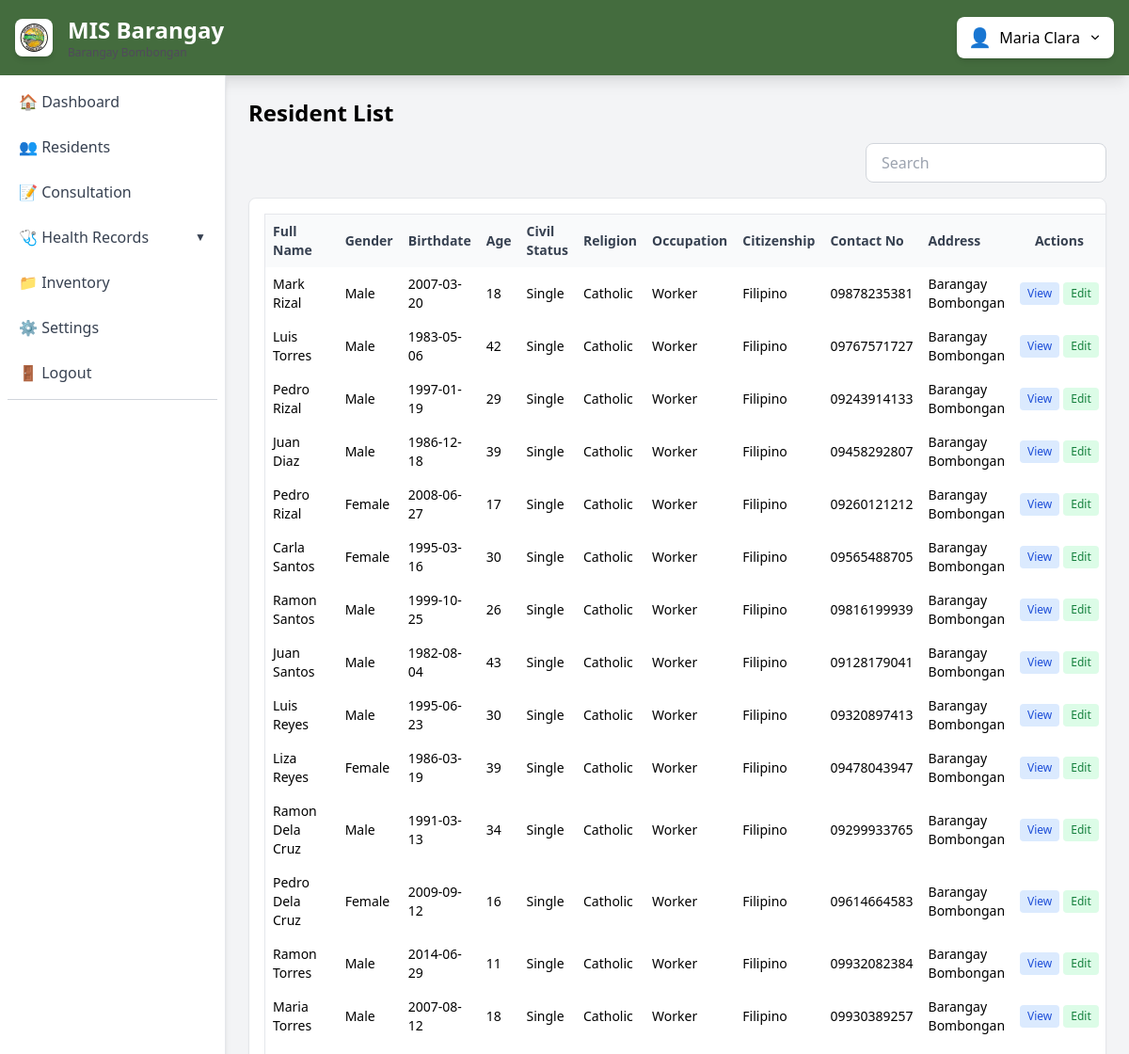
Screenshot of /hcnurse/resident/index.php (signed in) with the database file from the repository.
### tables this page shows
CREATE TABLE `residents` (
  `id` int unsigned NOT NULL AUTO_INCREMENT,
  `household_id` int unsigned DEFAULT NULL,
  `first_name` varchar(100) NOT NULL,
  `middle_name` varchar(100) DEFAULT NULL,
  `last_name` varchar(100) NOT NULL,
  `suffix` varchar(10) DEFAULT NULL,
  `gender` enum('Male','Female') NOT NULL,
  `birthdate` date NOT NULL,
  `birthplace` varchar(255) DEFAULT NULL,
  `civil_status` enum('Single','Married','Widowed','Separated') DEFAULT 'Single',
  `religion` varchar(100) DEFAULT NULL,
  `occupation` varchar(150) DEFAULT NULL,
  `citizenship` varchar(100) DEFAULT 'Filipino',
  `contact_no` varchar(20) DEFAULT NULL,
  `address` varchar(100) DEFAULT NULL,
  `voter_status` enum('Yes','No') DEFAULT 'No',
  `disability_status` enum('Yes','No') DEFAULT 'No',
  `remarks` text,
  `created_at` timestamp NULL DEFAULT CURRENT_TIMESTAMP,
  `updated_at` timestamp NULL DEFAULT CURRENT_TIMESTAMP ON UPDATE CURRENT_TIMESTAMP,
  `deleted_at` timestamp NULL DEFAULT NULL,
  PRIMARY KEY (`id`),
  KEY `fk_resident_household` (`household_id`),
  KEY `idx_deleted_at` (`deleted_at`),
  CONSTRAINT `fk_resident_household` FOREIGN KEY (`household_id`) REFERENCES `households` (`id`) ON DELETE SET NULL ON UPDATE CASCADE
);

### public/hcnurse/resident/index.php (the view, shortened to what this page needs)
<?php
require_once __DIR__ . '/../../../includes/app.php';
$stmt = $conn->prepare("SELECT * FROM residents WHERE deleted_at IS NULL ORDER BY id DESC");
if ($stmt === false) {
  error_log('Residents query error: ' . $conn->error);
  $result = false;
} else {
  $stmt->execute();
  $result = $stmt->get_result();
}
?>
<!DOCTYPE html>
<html lang="en">
<head>
</head>
<body class="bg-gray-100 h-screen overflow-hidden" style="display:none;">
  <?php include_once '../layout/navbar.php'; ?>
  <div class="flex h-full bg-gray-100">
    <?php include_once '../layout/sidebar.php'; ?>
    <main class="flex-1 p-6 pb-24 w-screen h-screen overflow-y-auto">
      <h2 class="text-2xl font-semibold mb-4">Resident List</h2>
      <div class="flex items-center justify-end mb-4">
        <input id="residentSearchInput" type="text" placeholder="Search"
          class="border border-gray-300 rounded-lg px-4 py-2 w-64 focus:outline-none focus:ring-2 focus:ring-theme-primary">
      </div>
      <div class="bg-white rounded-lg shadow-sm border border-gray-200 overflow-hidden p-4">
        <table id="residentsTable" class="display w-full text-sm border border-gray-200 rounded-lg">
          <thead class="bg-gray-50 text-gray-700">
            <tr>
              <th class="p-2 text-left">Full Name</th>
              <th class="p-2 text-left">Gender</th>
              <th class="p-2 text-left">Birthdate</th>
              <th class="p-2 text-left">Age</th>
              <th class="p-2 text-left">Civil Status</th>
              <th class="p-2 text-left">Religion</th>
              <th class="p-2 text-left">Occupation</th>
              <th class="p-2 text-left">Citizenship</th>
              <th class="p-2 text-left">Contact No</th>
              <th class="p-2 text-left">Address</th>
              <th class="p-2 text-center">Actions</th>
            </tr>
          </thead>
          <tbody>
            <?php if ($result !== false): ?>
              <?php while ($row = $result->fetch_assoc()): ?>
                <tr>
                  <td class="p-2">
                    <?= htmlspecialchars($row['first_name'] . ' ' . $row['middle_name'] . ' ' . $row['last_name'] . ' ' . $row['suffix']); ?>
                  </td>
                  <td class="p-2"><?= htmlspecialchars($row['gender']); ?></td>
                  <td class="p-2"><?= htmlspecialchars($row['birthdate']); ?></td>
                  <td class="p-2"><?= htmlspecialchars(AutoComputeAge($row['birthdate'])); ?></td>
                  <td class="p-2"><?= htmlspecialchars($row['civil_status']); ?></td>
                  <td class="p-2"><?= $row['religion']; ?></td>
                  <td class="p-2"><?= htmlspecialchars($row['occupation']); ?></td>
                  <td class="p-2"><?= htmlspecialchars($row['citizenship']); ?></td>
                  <td class="p-2"><?= htmlspecialchars($row['contact_no']); ?></td>
                  <td class="p-2"><?= htmlspecialchars($row['address']); ?></td>
                  <td class="p-2 text-center">
                    <div class="flex justify-center gap-1">
                      <button type="button" class="view-resident-btn px-2 py-1 text-xs rounded bg-blue-100 text-blue-700 hover:bg-blue-200" data-id="<?= $row['id']; ?>">
                        View
                      </button>
                      <button type="button" class="edit-resident-btn px-2 py-1 text-xs rounded bg-green-100 text-green-700 hover:bg-green-200" data-id="<?= $row['id']; ?>">
                        Edit
                      </button>
                    </div>
                  </td>
                </tr>
              <?php endwhile; ?>
            <?php else: ?>
              <tr>
                <td colspan="11" class="p-4 text-center text-gray-500">Error loading residents. Please try again later.</td>
              </tr>
            <?php endif; ?>
          </tbody>
        </table>
      </div>
    </main>
  </div>
</body>
</html>

### public/assets/css/style.css (style rules this page uses)
.flex { display: flex; }
.h-full { height: 100%; }
.h-screen { height: 100vh; }
.w-full { width: 100%; }
.w-screen { width: 100vw; }
.flex-1 { flex: 1; }
.items-center { align-items: center; }
.justify-center { justify-content: center; }
.justify-end { justify-content: flex-end; }
.overflow-hidden { overflow: hidden; }
.overflow-y-auto { overflow-y: auto; }
.border { border-style: var(--tw-border-style); border-width: 1px; }
.text-center { text-align: center; }
.text-left { text-align: left; }
input[type="text"], input[type="email"], input[type="password"], input[type="search"], input[type="tel"], input[type="url"], textarea, select { autocomplete: off; }
input[type="text"], input[type="email"], input[type="password"], input[type="search"], input[type="tel"], input[type="url"], textarea, select { -webkit-autocomplete: off !important; -moz-autocomplete: off !important; -ms-autocomplete: off !important; autocomplete: off !important; -webkit-appearance: none; -webkit-user-select: text; }

### rows the page displays
residents: first_name+middle_name+last_name "Mark Rizal", gender "Male", birthdate "2007-03-20", birthdate "18", civil_status "Single", religion "Catholic", occupation "Worker", citizenship "Filipino", contact_no "09878235381", address "Barangay Bombongan"
residents: first_name+middle_name+last_name "Luis Torres", gender "Male", birthdate "1983-05-06", birthdate "42", civil_status "Single", religion "Catholic", occupation "Worker", citizenship "Filipino", contact_no "09767571727", address "Barangay Bombongan"
residents: first_name+middle_name+last_name "Pedro Rizal", gender "Male", birthdate "1997-01-19", birthdate "29", civil_status "Single", religion "Catholic", occupation "Worker", citizenship "Filipino", contact_no "09243914133", address "Barangay Bombongan"
residents: first_name+middle_name+last_name "Juan Diaz", gender "Male", birthdate "1986-12-18", birthdate "39", civil_status "Single", religion "Catholic", occupation "Worker", citizenship "Filipino", contact_no "09458292807", address "Barangay Bombongan"
residents: first_name+middle_name+last_name "Pedro Rizal", gender "Female", birthdate "2008-06-27", birthdate "17", civil_status "Single", religion "Catholic", occupation "Worker", citizenship "Filipino", contact_no "09260121212", address "Barangay Bombongan"
residents: first_name+middle_name+last_name "Carla Santos", gender "Female", birthdate "1995-03-16", birthdate "30", civil_status "Single", religion "Catholic", occupation "Worker", citizenship "Filipino", contact_no "09565488705", address "Barangay Bombongan"
residents: first_name+middle_name+last_name "Ramon Santos", gender "Male", birthdate "1999-10-25", birthdate "26", civil_status "Single", religion "Catholic", occupation "Worker", citizenship "Filipino", contact_no "09816199939", address "Barangay Bombongan"
residents: first_name+middle_name+last_name "Juan Santos", gender "Male", birthdate "1982-08-04", birthdate "43", civil_status "Single", religion "Catholic", occupation "Worker", citizenship "Filipino", contact_no "09128179041", address "Barangay Bombongan"
residents: first_name+middle_name+last_name "Luis Reyes", gender "Male", birthdate "1995-06-23", birthdate "30", civil_status "Single", religion "Catholic", occupation "Worker", citizenship "Filipino", contact_no "09320897413", address "Barangay Bombongan"
residents: first_name+middle_name+last_name "Liza Reyes", gender "Female", birthdate "1986-03-19", birthdate "39", civil_status "Single", religion "Catholic", occupation "Worker", citizenship "Filipino", contact_no "09478043947", address "Barangay Bombongan"
residents: first_name+middle_name+last_name "Ramon Dela Cruz", gender "Male", birthdate "1991-03-13", birthdate "34", civil_status "Single", religion "Catholic", occupation "Worker", citizenship "Filipino", contact_no "09299933765", address "Barangay Bombongan"
residents: first_name+middle_name+last_name "Pedro Dela Cruz", gender "Female", birthdate "2009-09-12", birthdate "16", civil_status "Single", religion "Catholic", occupation "Worker", citizenship "Filipino", contact_no "09614664583", address "Barangay Bombongan"
residents: first_name+middle_name+last_name "Ramon Torres", gender "Male", birthdate "2014-06-29", birthdate "11", civil_status "Single", religion "Catholic", occupation "Worker", citizenship "Filipino", contact_no "09932082384", address "Barangay Bombongan"
residents: first_name+middle_name+last_name "Maria Torres", gender "Male", birthdate "2007-08-12", birthdate "18", civil_status "Single", religion "Catholic", occupation "Worker", citizenship "Filipino", contact_no "09930389257", address "Barangay Bombongan"

### other values shown
$_SESSION['name'] "Maria Clara"
